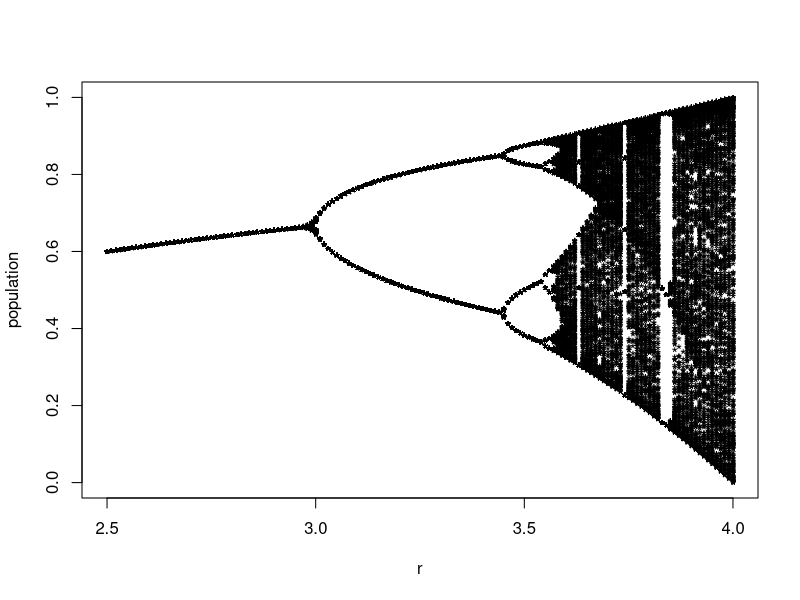

Write the R code that produced this figure.
rd <- seq(2.5,4,0.01)
plot(c(2.5,4),c(0,1),type = "n",pch=".",xlab="r",ylab="population")
for(r in rd){x <- 0.1
for(i in 1:100){x <- r*x*(1-x)}
for(i in 1:400){x <- r*x*(1-x)
points(r,x,pch="*")}
}